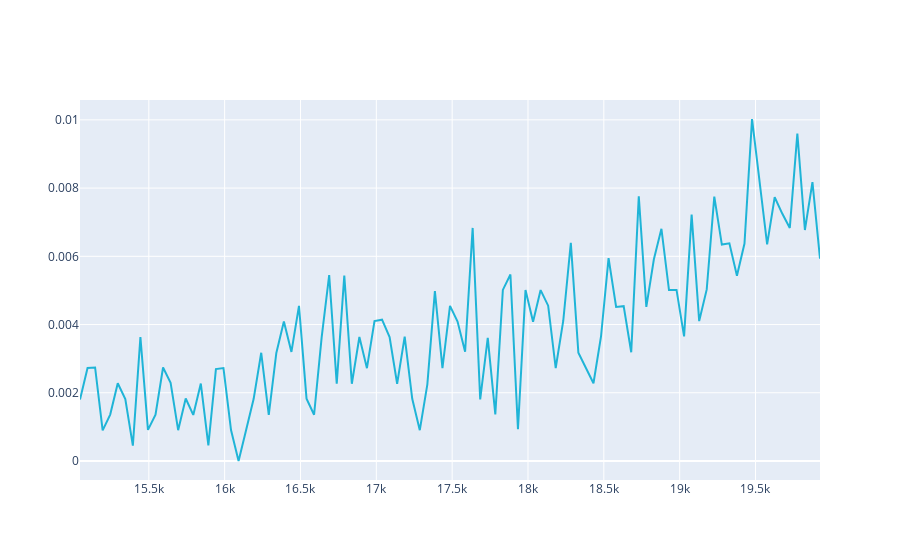

Here is the notebook cell this chart was saved with:
### Code cell
fig = go.Figure(data=[trace_discr_old])

fig.show()
